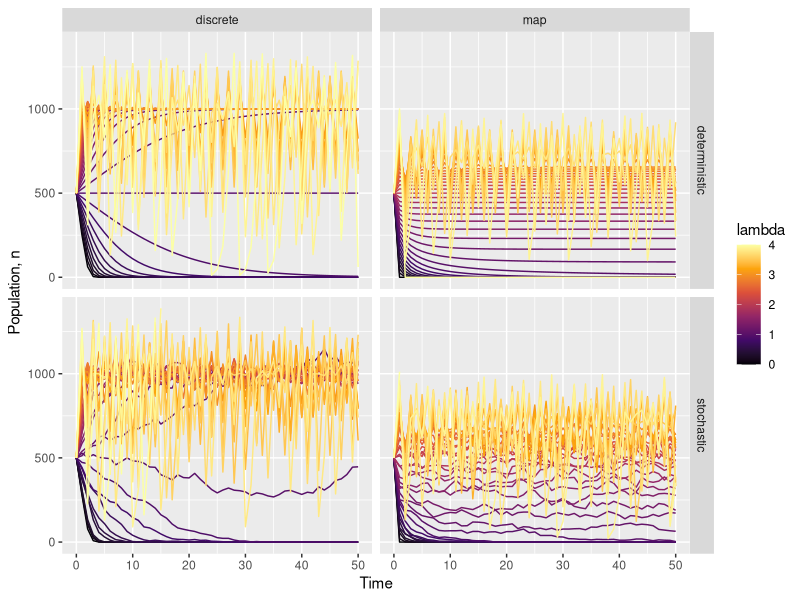

Write R code to recreate this figure.
library(ggplot2)
library(dplyr)
library(tidyr)

K <- 1000

next_N <- function(N, lambda, type = "discrete", randomness = "stochastic") {
  N1 <- 0
  if (is.na(N) || N > 0) {
    if (type == "map") {
      N1 <- N * lambda * (K - N) / K
    } 
    else {
      r <- lambda - 1
      N1 <- N + r * N * (K - N) / K
    }
  }
  return(ifelse(randomness == "deterministic", N1, rpois(1, N1)))
}


pop_series <- function(N0, lambda, type, randomness, t = 50) {
  N <- c(N0)
  for (i in 1:t) {
    N_last <- tail(N, 1)[1]
    N <- c(N, next_N(N_last, lambda, type = type, randomness = randomness))
  }
  return(data.frame(t = 0:t, 
                    lambda = rep(lambda, t + 1), 
                    N = N,
                    type = type, 
                    randomness = randomness))
}


lambdas <- 0:40 / 10

combos <- crossing(c("map", "discrete"), c("deterministic", "stochastic"), lambdas)
names(combos) <- c("type", "randomness", "lambda")

df <- pop_series(500, combos$lambda[1], combos$type[1], combos$randomness[1])

for (i in 2:dim(combos)[1]) {
  df <- bind_rows(df, pop_series(500, combos$lambda[i], combos$type[i], combos$randomness[i]))
}

# for (lambda in tail(lambdas, -1)) {
#   df <- bind_rows(df, 
#                   pop_series(500, lambda, type = "map"), 
#                   pop_series(500, lambda, type = "discrete"))
# }

ggplot(df) +
  geom_line(aes(x = t, y = N, colour = lambda, group = lambda)) +
  # facet_wrap(~ type) + 
  facet_grid(randomness ~ type) +
  scale_colour_viridis_c(option = "B") +
  xlab("Time") + ylab("Population, n")

